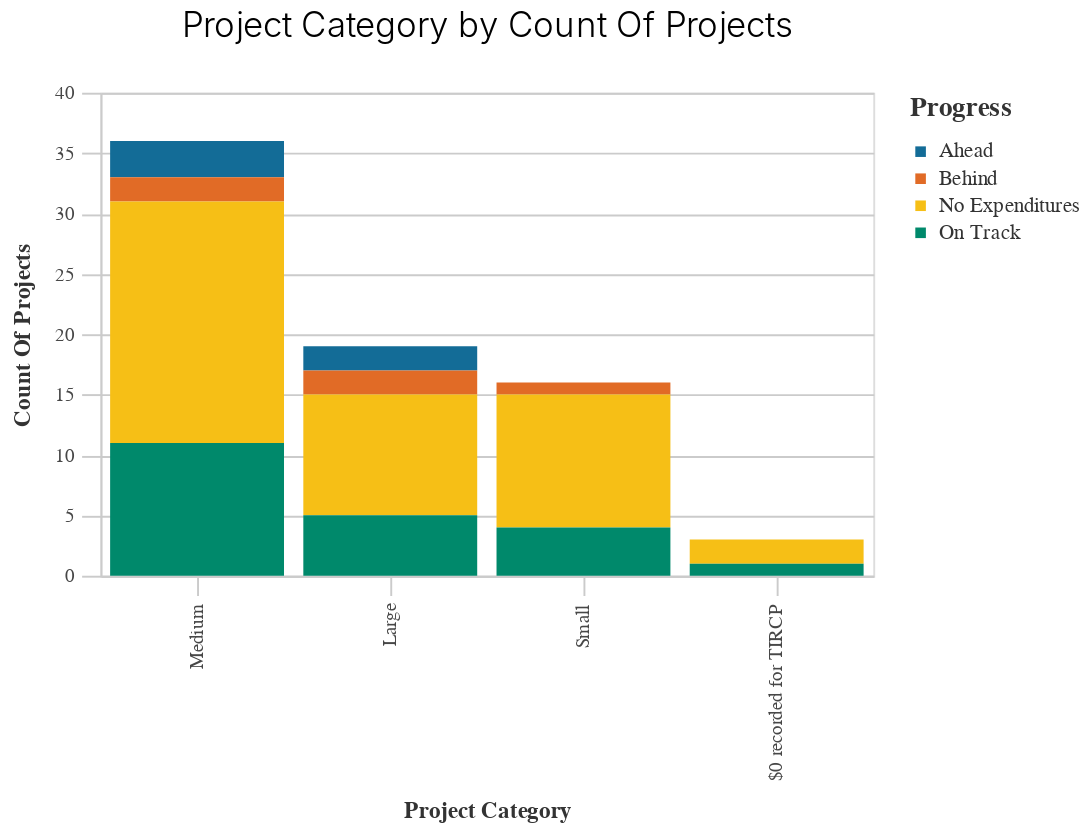

Here is the notebook cell this chart was saved with:
### Code cell
chart_project_size2 = TIRCP_functions.basic_bar_chart(df2, 'Project_Category','Count_of_Projects', 'Progress') 
chart_project_size2

### Figure 1 — Vega-Lite specification as saved in the notebook (floating-point values rounded to 4 significant figures)
{"config": {"view": {"continuousWidth": 400, "continuousHeight": 300}, "axis": {"domainColor": "#cbcbcb", "grid": true, "gridColor": "#cbcbcb", "gridWidth": 1, "labelColor": "#474747", "labelFont": "Nunito Sans", "labelFontSize": 10, "labelPadding": 4, "tickColor": "#cbcbcb", "tickSize": 10, "titleColor": "#333", "titleFont": "Raleway", "titleFontSize": 12, "titlePadding": 10}, "axisBand": {"grid": false}, "background": "white", "font": "Raleway", "header": {"labelFont": "Nunito Sans", "titleFont": "Raleway"}, "legend": {"labelColor": "#333", "labelFont": "Nunito Sans", "labelFontSize": 11, "labelLimit": 0, "padding": 1, "symbolSize": 30, "symbolType": "square", "titleColor": "#333", "titleFont": "Raleway", "titleFontSize": 14, "titlePadding": 10}, "title": {"anchor": "middle", "font": "Raleway", "fontSize": 18, "fontWeight": 300, "offset": 20}}, "data": {"name": "data-7c77ce34ae21149a4653d3adbfc4f833"}, "mark": "bar", "encoding": {"color": {"field": "Progress", "legend": {"title": "Progress"}, "scale": {"range": ["#136C97", "#E16B26", "#F6BF16", "#00896B", "#7790A3", "#5B559C"]}, "type": "nominal"}, "x": {"field": "Project_Category", "sort": "-y", "title": "Project Category", "type": "nominal"}, "y": {"field": "Count_of_Projects", "title": "Count Of Projects", "type": "quantitative"}}, "height": 250, "title": "Project Category by Count Of Projects", "width": 400, "$schema": "https://vega.github.io/schema/vega-lite/v4.17.0.json", "datasets": {"data-7c77ce34ae21149a4653d3adbfc4f833": [{"Progress": "Ahead", "Project_Category": "Large", "Count_of_Projects": 2, "Sum_of_TIRCP": 580800000.0, "Percentage_of_Projects": 3.0}, {"Progress": "Ahead", "Project_Category": "Medium", "Count_of_Projects": 3, "Sum_of_TIRCP": 79620000.0, "Percentage_of_Projects": 4.0}, {"Progress": "Behind", "Project_Category": "Large", "Count_of_Projects": 2, "Sum_of_TIRCP": 469200000.0, "Percentage_of_Projects": 3.0}, {"Progress": "Behind", "Project_Category": "Medium", "Count_of_Projects": 2, "Sum_of_TIRCP": 20000000.0, "Percentage_of_Projects": 3.0}, {"Progress": "Behind", "Project_Category": "Small", "Count_of_Projects": 1, "Sum_of_TIRCP": 1675000.0, "Percentage_of_Projects": 1.0}, {"Progress": "No Expenditures", "Project_Category": "$0 recorded for TIRCP", "Count_of_Projects": 2, "Sum_of_TIRCP": 0.0, "Percentage_of_Projects": 3.0}, {"Progress": "No Expenditures", "Project_Category": "Large", "Count_of_Projects": 10, "Sum_of_TIRCP": 2635000000.0, "Percentage_of_Projects": 14.0}, {"Progress": "No Expenditures", "Project_Category": "Medium", "Count_of_Projects": 20, "Sum_of_TIRCP": 405000000.0, "Percentage_of_Projects": 27.0}, {"Progress": "No Expenditures", "Project_Category": "Small", "Count_of_Projects": 11, "Sum_of_TIRCP": 49640000.0, "Percentage_of_Projects": 15.0}, {"Progress": "On Track", "Project_Category": "$0 recorded for TIRCP", "Count_of_Projects": 1, "Sum_of_TIRCP": 0.0, "Percentage_of_Projects": 1.0}, {"Progress": "On Track", "Project_Category": "Large", "Count_of_Projects": 5, "Sum_of_TIRCP": 1298000000.0, "Percentage_of_Projects": 7.0}, {"Progress": "On Track", "Project_Category": "Medium", "Count_of_Projects": 11, "Sum_of_TIRCP": 210600000.0, "Percentage_of_Projects": 15.0}, {"Progress": "On Track", "Project_Category": "Small", "Count_of_Projects": 4, "Sum_of_TIRCP": 15300000.0, "Percentage_of_Projects": 5.0}]}}
